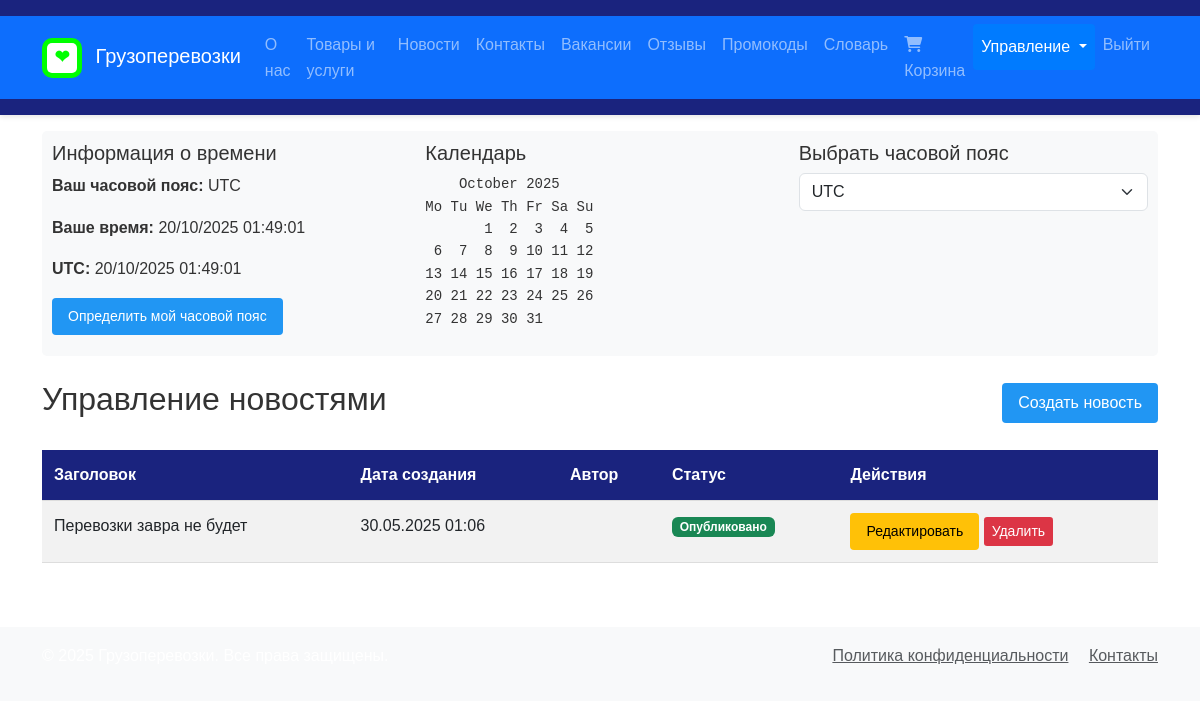
/management/news/ (signed in), run on the app's committed database.
### main/models.py (models this page shows, shortened)
class News(models.Model):
    title = models.CharField('Заголовок', max_length=200)
    content = models.TextField('Содержание')
    short_content = models.CharField('Краткое содержание', max_length=500, default='')
    image = models.ImageField('Изображение', upload_to='news/', null=True, blank=True)
    created_at = models.DateTimeField('Дата создания', auto_now_add=True)
    updated_at = models.DateTimeField('Дата обновления', auto_now=True)
    is_published = models.BooleanField('Опубликовано', default=True)
    author = models.ForeignKey(User, on_delete=models.CASCADE, verbose_name='Автор')
    class Meta:
        verbose_name = 'Новость'
        verbose_name_plural = 'Новости'
        ordering = ['-created_at']

### main/views.py (the view)
# urls.py: path('management/news/', views.news_list_admin, name='news_list_admin'),
@staff_member_required
def news_list_admin(request):
    news = News.objects.all().order_by('-created_at')
    return render(request, 'main/admin/news_list.html', {'news': news})

### main/context_processors.py (called while the page is built)
def timezone_info(request):
    user_timezone = request.session.get('user_timezone', 'UTC')
    if user_timezone not in pytz.all_timezones:
        user_timezone = 'UTC'
    user_tz = pytz.timezone(user_timezone)
    utc_now = timezone.now()
    user_now = utc_now.astimezone(user_tz)
    cal = calendar.TextCalendar(calendar.MONDAY)
    current_calendar = cal.formatmonth(user_now.year, user_now.month)
    return {
        'user_timezone': user_timezone,
        'utc_now': utc_now.strftime('%d/%m/%Y %H:%M:%S'),
        'user_now': user_now.strftime('%d/%m/%Y %H:%M:%S'),
        'current_calendar': current_calendar,
    }

### main/templates/main/admin/news_list.html
{% extends 'main/base.html' %}
{% block content %}
<div class="container mt-4">
    <div class="d-flex justify-content-between align-items-center mb-4">
        <h2>Управление новостями</h2>
        <a href="{% url 'main:news_create' %}" class="btn btn-primary">Создать новость</a>
    </div>
    <div class="table-responsive">
        <table class="table table-striped">
            <thead>
                <tr>
                    <th>Заголовок</th>
                    <th>Дата создания</th>
                    <th>Автор</th>
                    <th>Статус</th>
                    <th>Действия</th>
                </tr>
            </thead>
            <tbody>
                {% for item in news %}
                <tr>
                    <td>{{ item.title }}</td>
                    <td>{{ item.created_at|date:"d.m.Y H:i" }}</td>
                    <td>{{ item.author.get_full_name }}</td>
                    <td>
                        {% if item.is_published %}
                        <span class="badge bg-success">Опубликовано</span>
                        {% else %}
                        <span class="badge bg-secondary">Черновик</span>
                        {% endif %}
                    </td>
                    <td>
                        <a href="{% url 'main:news_edit' item.id %}" class="btn btn-sm btn-warning">Редактировать</a>
                        <a href="{% url 'main:news_delete' item.id %}" class="btn btn-sm btn-danger"
                           onclick="return confirm('Вы уверены, что хотите удалить эту новость?')">Удалить</a>
                    </td>
                </tr>
                {% empty %}
                <tr>
                    <td colspan="5" class="text-center">Новостей пока нет</td>
                </tr>
                {% endfor %}
            </tbody>
        </table>
    </div>
</div>
{% endblock %}

### main/static/css/style.css (style rules this page uses)
* { margin: 0; padding: 0; box-sizing: border-box; }
body { font-family: 'Arial', sans-serif; line-height: 1.6; color: #333; }
.btn { padding: 0.5rem 1rem; border: none; border-radius: 4px; cursor: pointer; text-decoration: none; transition: background-color 0.3s; }
.btn-primary { background-color: #2196f3; color: white; }
.btn.btn-danger { color: #fff !important; background-color: #dc3545 !important; border-color: #dc3545 !important; padding: 0.25rem 0.5rem; font-size: 0.875rem; line-height: 1.5; border-radius: 0.2rem; text-decoration: none; display: inline-block; font-weight: 400; text-align: center; vertical-align: middle; cursor: pointer; user-select: none; transition: color .15s ease-in-out,background-color .15s ease-in-out,border-color .15s ease-in-out,box-shadow .15s ease-in-out; }
.table-responsive { overflow-x: auto; margin-bottom: 2rem; }
.table { width: 100%; border-collapse: collapse; margin-bottom: 1rem; }
.table th, .table td { padding: 0.75rem; text-align: left; border-bottom: 1px solid #ddd; }
.table th { background-color: #1a237e; color: white; }

### data on the page
News: title "Перевозки завра не будет", created_at "30.05.2025 01:06", is_published "Опубликовано"

### other printed values
{{ user_timezone }} "UTC"
{{ user_now }} "20/10/2025 01:49:01"
{{ utc_now }} "20/10/2025 01:49:01"
{{ current_calendar }} "October 2025 Mo Tu We Th Fr Sa Su 1 2 3 4 5 6 7 8 9 10 11 12 13 14 15 16 17 18 19 20 21 22 23 24 25 26 27 28 29 30 31"
